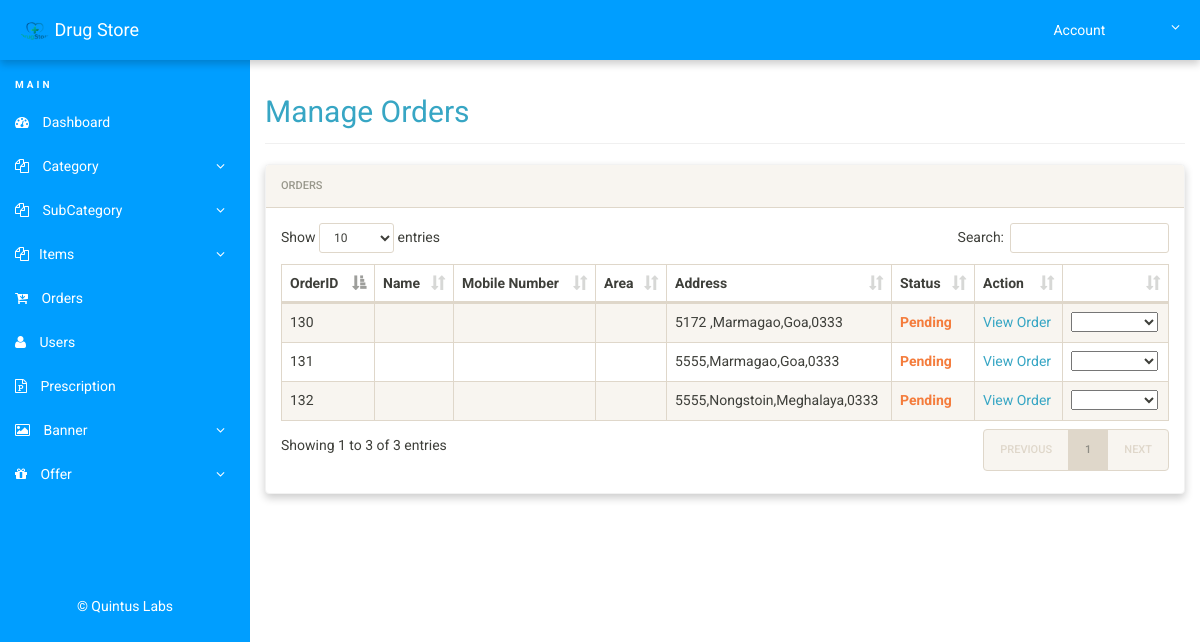
/admin/pending-orders.php (signed in), run on the app's committed database.
### tables this page shows
CREATE TABLE `orders` (
  `id` int(11) NOT NULL,
  `status` varchar(50) NOT NULL,
  `user_id` int(11) NOT NULL,
  `date` timestamp NOT NULL DEFAULT current_timestamp() ON UPDATE current_timestamp(),
  `total` varchar(20) DEFAULT NULL,
  `name` varchar(200) DEFAULT NULL,
  `email` varchar(200) DEFAULT NULL,
  `phone` varchar(10) DEFAULT NULL,
  `address` text DEFAULT NULL,
  `city` varchar(200) DEFAULT NULL,
  `state` varchar(200) DEFAULT NULL,
  `zip_code` varchar(6) DEFAULT NULL,
  `landmark` text DEFAULT NULL
);

### admin/pending-orders.php (the view, shortened to what this page needs)
<?php
include('firebase/firebase.php');
if(strlen($_SESSION['alogin'])==0)
	{
header('location:index.php');
}
else{
 ?>
<!doctype html>
<html lang="en" class="no-js">
<head>
	<link rel="stylesheet" href="css/font-awesome.min.css">
	<link rel="stylesheet" href="css/bootstrap.min.css">
	<link rel="stylesheet" href="css/dataTables.bootstrap.min.css">
	<link rel="stylesheet" href="css/bootstrap-social.css">
	<link rel="stylesheet" href="css/bootstrap-select.css">
	<link rel="stylesheet" href="css/fileinput.min.css">
	<link rel="stylesheet" href="css/awesome-bootstrap-checkbox.css">
	<link rel="stylesheet" href="css/style.css">
</head>
<body>
	<?php include('includes/header.php');?>
	<div class="ts-main-content">
		<?php include('includes/leftbar.php');?>
		<div class="content-wrapper">
			<div class="container-fluid">
				<div class="row">
					<div class="col-md-12">
						<h2 class="page-title"><a href="manage-orders.php">Manage Orders </a></h2>
						<div class="panel panel-default">
							<div class="panel-heading">Orders</div>
							<div class="panel-body">
								<table id="zctb" class="display table table-striped table-bordered table-hover" cellspacing="0" width="100%">
									<thead>
										<tr>
										<th>OrderID</th>
										<th>Name</th>
										<th>Mobile Number</th>
										<th>Area</th>
										<th>Address</th>
										<th>Status</th>
										<th>Action</th>
										<th></th>
										</tr>
									</thead>
									<tbody>
										<?php $sql = "SELECT * from orders where status='Pending' ";
										$query = $dbh -> prepare($sql);
										$query->execute();
										$results=$query->fetchAll(PDO::FETCH_OBJ);
										$cnt=1;
										if($query->rowCount() > 0)
										{
										foreach($results as $result)
										{				?>
										<tr>
											<td><?php echo htmlentities($result->id);?></td>
											<td><?php echo htmlentities($result->fname);?> <?php echo htmlentities($result->lname);?></td>
											<td><?php echo htmlentities($result->mobile);?></td>
											<td><?php echo htmlentities($result->area);?></td>
											<td><?php echo htmlentities($result->address);?></td>
											<td><b class="text-warning"><?php echo htmlentities($result->status);?></b></td>
											<td><a href="view-order.php?orderid=<?php echo $result->id;?>" >View Order</a></td>
											<td>
<select onchange="location = this.value;">
  <option></option>
  <option value="manage-orders.php?confirmid=<?php echo $result->id;?>&mobile=<?php echo $result->mobile;?>">Confirmed</option>
</select></td>
										</tr>
										<?php $cnt=$cnt+1; }} ?>
									</tbody>
								</table>
							</div>
						</div>
					</div>
				</div>
			</div>
		</div>
	</div>
</body>
</html>
<?php } ?>

### admin/css/style.css (style rules this page uses)
html { font-size: 14px; }
@media only screen and (min-width: 480px) { html { font-size: 17px; } }
@media only screen and (min-width: 768px) { html { font-size: 14px; } }
body { font-size: 1em; }
a { color: #37a6c4; }
.panel { overflow: hidden; }
.page-title { padding-bottom: 15px; margin-bottom: 20px; border-bottom: 1px solid #f0f0f0; }
.ts-main-content .content-wrapper { padding-top: 15px; margin-top: 60px; }
@media only screen and (min-width: 992px) { .ts-main-content .content-wrapper { margin-left: 250px; } }
.panel-default { border-color: #f2f2f2; }
.panel { margin-bottom: 20px; background-color: #ffffff; border-radius: 4px; box-shadow: 0 4px 8px 0 rgba(0,0,0,0.2); }
.panel-heading { padding: 10px 15px; }

### data on the page
orders: id "130", address "5172 ,Marmagao,Goa,0333", status "Pending"
orders: id "131", address "5555,Marmagao,Goa,0333", status "Pending"
orders: id "132", address "5555,Nongstoin,Meghalaya,0333", status "Pending"
